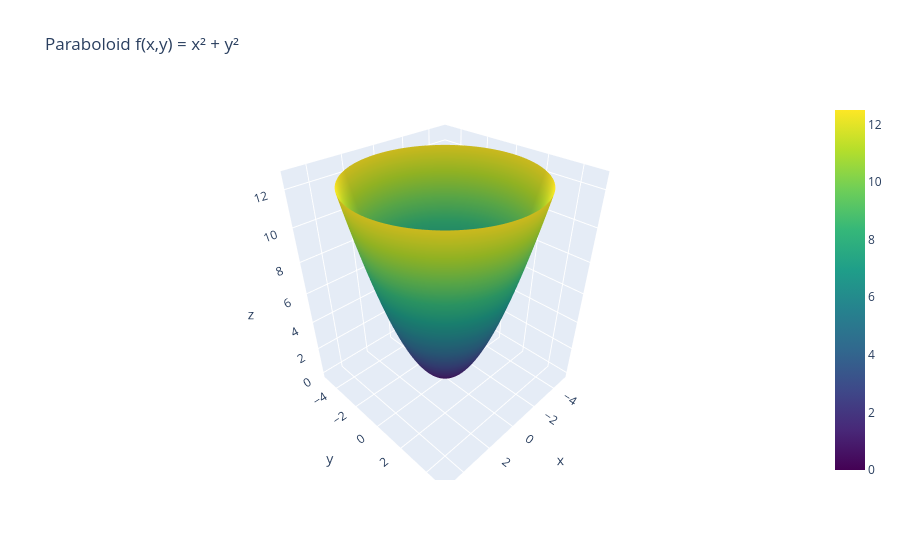

Notebook cell for this chart:
### Code cell
import numpy as np
import plotly.graph_objects as go

# generate grid
r = np.linspace(0, 5, 101)
phi = np.linspace(0, 2*np.pi, 101)
grid_r, grid_phi = np.meshgrid(r, phi) 
x = grid_r * np.cos(grid_phi)
y = grid_r * np.sin(grid_phi)

# evaluate function
z = 0.5 * (x**2 + y**2) 

# plot
fig = go.Figure()
fig.add_trace(go.Surface(z=z, x=x, y=y, colorscale='viridis'))
fig.update_layout(title='Paraboloid f(x,y) = x² + y²', 
xaxis_title='x-Achse', yaxis_title='y-Achse')

### Figure 1 — Plotly figure (JSON) as saved in the notebook; plotly's stock layout.template omitted (floating-point values rounded to 4 significant figures; data arrays with more than 128 entries replaced by an {"elided": "..."} marker saying what was removed)
{"data": [{"colorscale": [[0.0, "#440154"], [0.1111, "#482878"], [0.2222, "#3e4989"], [0.3333, "#31688e"], [0.4444, "#26828e"], [0.5556, "#1f9e89"], [0.6667, "#35b779"], [0.7778, "#6ece58"], [0.8889, "#b5de2b"], [1.0, "#fde725"]], "type": "surface", "x": {"elided": "101x101 float values"}, "y": {"elided": "101x101 float values"}, "z": {"elided": "101x101 float values"}}], "layout": {"title": {"text": "Paraboloid f(x,y) = x² + y²"}, "xaxis": {"title": {"text": "x-Achse"}}, "yaxis": {"title": {"text": "y-Achse"}}}}
